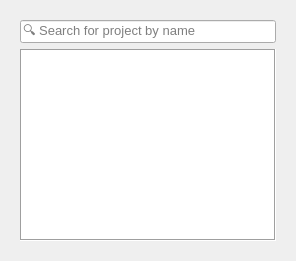
<?xml version="1.0" encoding="UTF-8"?>
<ui version="4.0">
 <class>Widget</class>
 <widget class="QWidget" name="Widget">
  <property name="focusPolicy">
   <enum>Qt::StrongFocus</enum>
  </property>
  <layout class="QGridLayout" name="gridLayout">
   <item row="0" column="0">
    <widget class="QWidget" name="widget" native="true">
     <layout class="QVBoxLayout" name="verticalLayout">
      <item>
       <widget class="QLineEdit" name="projects_search_le">
        <property name="font">
         <font>
          <family>Segoe UI</family>
          <pointsize>10</pointsize>
         </font>
        </property>
        <property name="frame">
         <bool>true</bool>
        </property>
        <property name="placeholderText">
         <string>🔍 Search for project by name</string>
        </property>
       </widget>
      </item>
      <item>
       <widget class="QTreeView" name="projects_tv">
        <property name="sizePolicy">
         <sizepolicy hsizetype="Expanding" vsizetype="Expanding">
          <horstretch>1</horstretch>
          <verstretch>1</verstretch>
         </sizepolicy>
        </property>
        <property name="font">
         <font>
          <family>Segoe UI</family>
          <pointsize>10</pointsize>
         </font>
        </property>
        <property name="frameShape">
         <enum>QFrame::Box</enum>
        </property>
        <property name="editTriggers">
         <set>QAbstractItemView::NoEditTriggers</set>
        </property>
        <property name="sortingEnabled">
         <bool>true</bool>
        </property>
        <attribute name="headerShowSortIndicator" stdset="0">
         <bool>true</bool>
        </attribute>
       </widget>
      </item>
     </layout>
    </widget>
   </item>
  </layout>
 </widget>
 <resources/>
 <connections/>
</ui>
